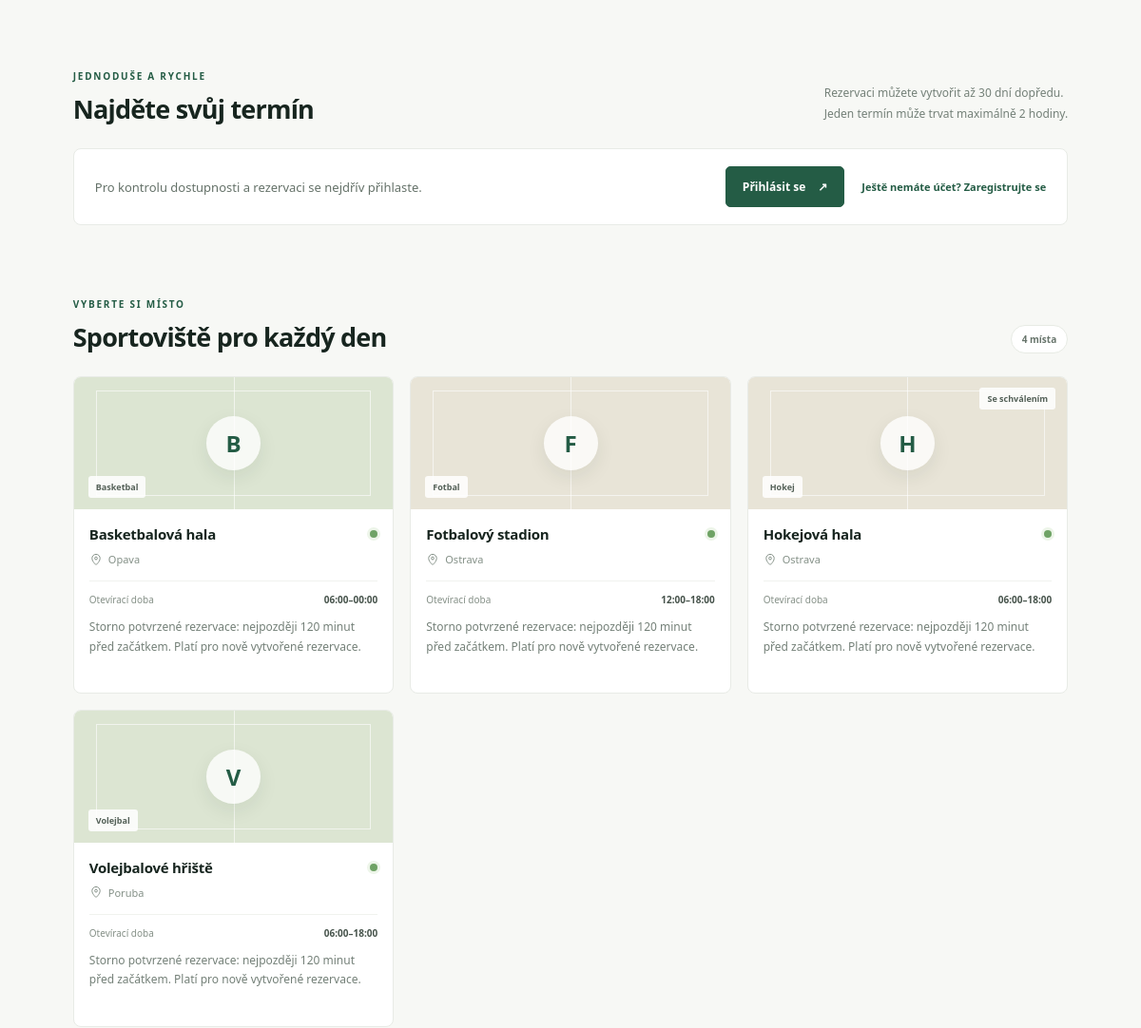
/ (middle part), run on an earlier commit of the app's database.
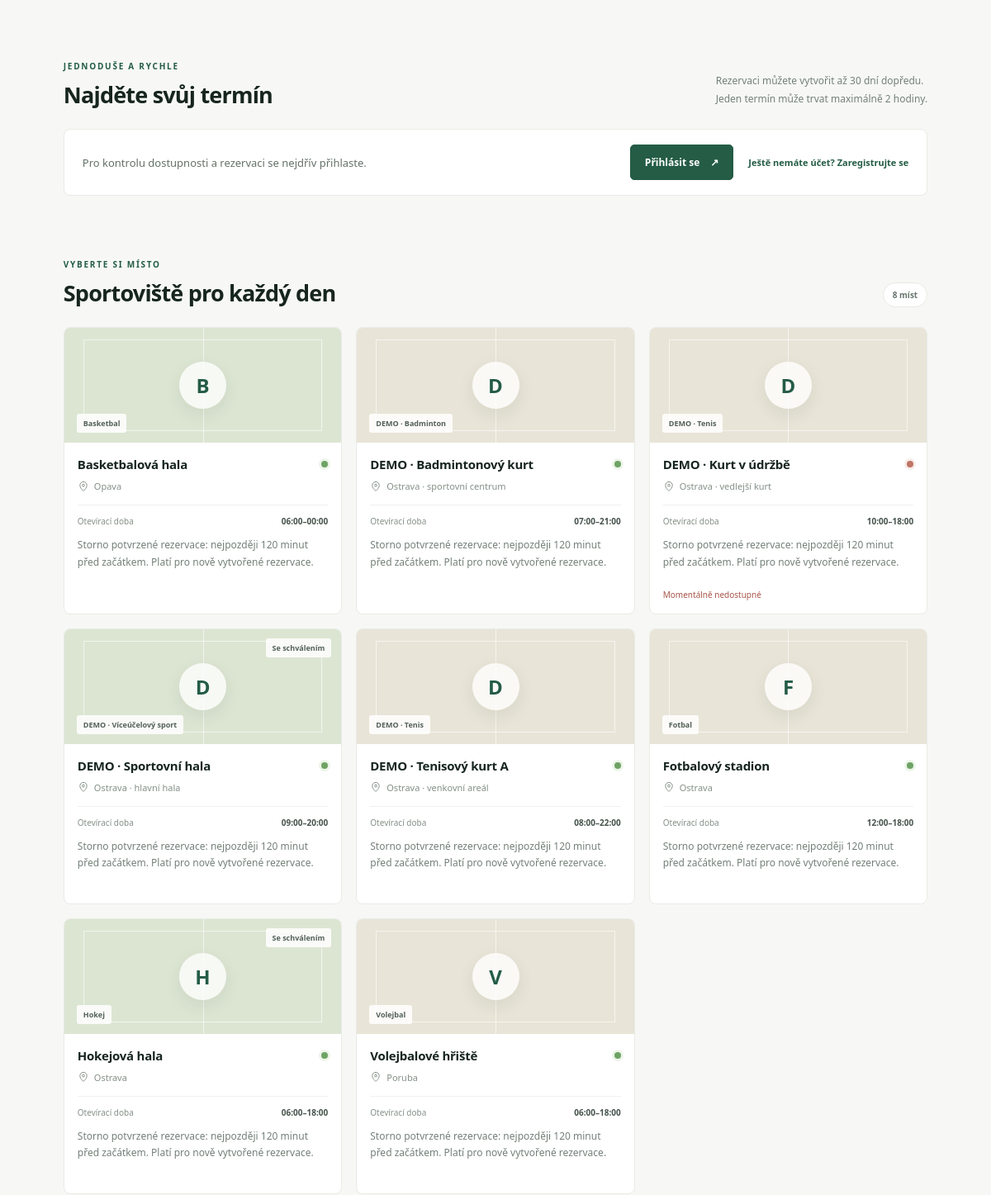
And on a later commit of the database.
### reservations/models.py (models this page shows, shortened)
class Sport(models.Model):
    name = models.CharField(max_length=100, unique=True)

class Resource(models.Model):
    name = models.CharField(max_length=200)
    sport = models.ForeignKey(Sport, on_delete=models.PROTECT)
    location = models.CharField(max_length=255)
    opens_at = models.TimeField()
    closes_at = models.TimeField()
    is_available = models.BooleanField(default=True)
    requires_approval = models.BooleanField(default=False)
    cancellation_notice_minutes = models.PositiveIntegerField(
        default=120, verbose_name='Storno lhůta (minuty)',
        help_text='Platí pouze pro nově vytvořené rezervace. 0 = kdykoliv před začátkem.',
    )

### reservations/web_views.py (the view, shortened to what this page needs)
# urls.py: 2. Add a URL to urlpatterns:  path('', views.home, name='home')
def home(request):
    portal = build_portal_queries()
    resources = portal.resources()
    now = timezone.now()
    available = [row for row in resources if row.is_available]
    default_id = available[0].id if available else ''
    source = request.POST if request.method == 'POST' else request.GET
    filter_data = {
        'resource_id': source.get('resource_id', default_id),
        'schedule_date': source.get('schedule_date') or timezone.localdate(now).isoformat(),
    }
    schedule_filter = ScheduleFilterForm(filter_data, resources=resources, now=now, auto_id='schedule_%s')
    blocks = []
    week = {'days': [], 'rows': [], 'blocks': []}
    selected_keys = set(request.POST.getlist('selected_blocks'))
    for row in week['rows']:
        row['cells'] = [
            {'block': block, 'selected': bool(block and block.key in selected_keys)}
            for block in row['cells']
        ]
    week_links = {}
    form = BookingForm(request.POST or None, resources=resources, blocks=blocks, initial={
        'resource_id': filter_data['resource_id'], 'schedule_date': filter_data['schedule_date'],
    })
    availability_result = None
    now = timezone.now()
    reservations = (
        portal.reservations_for_user(request.user.pk, now)
        if request.user.is_authenticated else []
    )
    pending = (
        portal.pending_reservations(now)
        if request.user.is_authenticated and request.user.is_staff else []
    )
    return render(request, 'reservations/home.html', {
        'form': form,
        'schedule_filter': schedule_filter,
        'hour_blocks': [(block, block.key in selected_keys) for block in blocks],
        'schedule_week': week,
        'week_links': week_links,
        'selection_mode': request.POST.get('selection_mode', 'manual') if request.method == 'POST' else 'slots',
        'resources': resources,
        'booking_resource': next((row for row in resources
                                  if str(row.id) == str(filter_data['resource_id'])), None),
        'reservations': reservations,
        'pending_reservations': pending,
        'now': now,
        'availability_result': availability_result,
    })

### reservations/persistence.py (called while the page is built)
    def __enter__(self):
        return self

    def __exit__(self, exc_type, exc, traceback):
        self.rollback()
        return False

    def list_resources(self):
        return [
            ResourceListing(
                row.pk, row.name, row.sport.name, row.location,
                row.opens_at.strftime('%H:%M'), row.closes_at.strftime('%H:%M'),
                row.is_available, row.requires_approval,
                row.cancellation_notice_minutes,
            )
            for row in models.Resource.objects.select_related('sport').order_by('name')
        ]

    def rollback(self):
        if self._atomic is not None:
            atomic, self._atomic = self._atomic, None
            try:
                transaction.set_rollback(True)
                atomic.__exit__(None, None, None)
            finally:
                self._rows.clear()

### reservations/portal.py (called while the page is built)
    def resources(self):
        with self.store_factory() as store:
            return store.list_resources()

### reservations/wiring.py (called while the page is built)
def build_portal_queries():
    return PortalQueries(DjangoDataStore, TimeRules())

### reservations/templates/reservations/home.html (shortened to what the changed rows need)
{% extends 'reservations/base.html' %}
{% load static %}
{% block content %}
<section class="booking-section" aria-labelledby="booking-title">
  <div class="section-heading">
    <div><span class="eyebrow">JEDNODUŠE A RYCHLE</span><h2 id="booking-title">Najděte svůj termín</h2></div>
  </div>
</section>
<section class="venues-section" id="sportoviste" aria-labelledby="venues-title">
  <div class="section-heading">
    <div><span class="eyebrow">VYBERTE SI MÍSTO</span><h2 id="venues-title">Sportoviště pro každý den</h2></div>
    <span class="count-pill">{{ resources|length }} {% if resources|length == 1 %}místo{% elif resources|length == 2 or resources|length == 3 or resources|length == 4 %}místa{% else %}míst{% endif %}</span>
  </div>
  {% if resources %}
    <div class="venue-grid">
      {% for resource in resources %}
        <article class="venue-card">
          <div class="venue-visual visual-{{ forloop.counter0|divisibleby:3|yesno:'one,two' }}">
            <span class="venue-monogram">{{ resource.sport_name|first|upper }}</span>
            <span class="venue-sport">{{ resource.sport_name }}</span>
            {% if resource.requires_approval %}<span class="approval-tag">Se schválením</span>{% endif %}
          </div>
          <div class="venue-info">
            <div class="venue-title-row"><h3>{{ resource.name }}</h3><span class="availability-dot {% if not resource.is_available %}is-closed{% endif %}" title="{% if resource.is_available %}Dostupné{% else %}Momentálně nedostupné{% endif %}"></span></div>
            <p class="venue-location"><svg viewBox="0 0 20 20" aria-hidden="true"><path d="M10 18s6-5.1 6-10a6 6 0 1 0-12 0c0 4.9 6 10 6 10Z"/><circle cx="10" cy="8" r="2"/></svg>{{ resource.location }}</p>
            <div class="venue-meta"><span>Otevírací doba</span><strong>{{ resource.opens_at }}–{{ resource.closes_at }}</strong></div>
            <p class="schedule-note">Storno potvrzené rezervace: {% if resource.cancellation_notice_minutes %}nejpozději {{ resource.cancellation_notice_minutes }} minut před začátkem{% else %}kdykoliv před začátkem{% endif %}. Platí pro nově vytvořené rezervace.</p>
            {% if not resource.is_available %}<p class="closed-note">Momentálně nedostupné</p>{% endif %}
          </div>
        </article>
      {% endfor %}
    </div>
  {% else %}
    <div class="empty-state"><span class="empty-icon">⌁</span><div><strong>Zatím tu nic není</strong><p>Aktuálně nejsou přidaná žádná sportoviště. Zkuste to znovu později.</p></div></div>
  {% endif %}
</section>
{% endblock %}

What changed in the data, as far as the page shows it:
added Sport: sport_name|first "D", sport_name "DEMO · Badminton"
added Resource: name "DEMO · Badmintonový kurt", location "Ostrava · sportovní centrum"
added Sport: sport_name|first "D" "D", sport_name "DEMO · Tenis" "DEMO · Tenis"
added Resource: name "DEMO · Kurt v údržbě", location "Ostrava · vedlejší kurt"
added Sport: sport_name|first "D", sport_name "DEMO · Víceúčelový sport"
added Resource: name "DEMO · Sportovní hala", location "Ostrava · hlavní hala"
added Resource: name "DEMO · Tenisový kurt A", location "Ostrava · venkovní areál"
Also different on the page:
{{ resources|length }}: "4" → "8"
text no longer shown: "místa"
text now shown: "míst"
new list line: "Otevírací doba 07:00 – 21:00 Storno potvrzené rezervace: nejpozději 120 minut před začátkem . Platí pro nově vytvořené rezervace."
new list line: "Otevírací doba 10:00 – 18:00 Storno potvrzené rezervace: nejpozději 120 minut před začátkem . Platí pro nově vytvořené rezervace. Momentálně nedostupné"
new list line: "Se schválením Otevírací doba 09:00 – 20:00 Storno potvrzené rezervace: nejpozději 120 minut před začátkem . Platí pro nově vytvořené rezervace."
new list line: "Otevírací doba 08:00 – 22:00 Storno potvrzené rezervace: nejpozději 120 minut před začátkem . Platí pro nově vytvořené rezervace."
